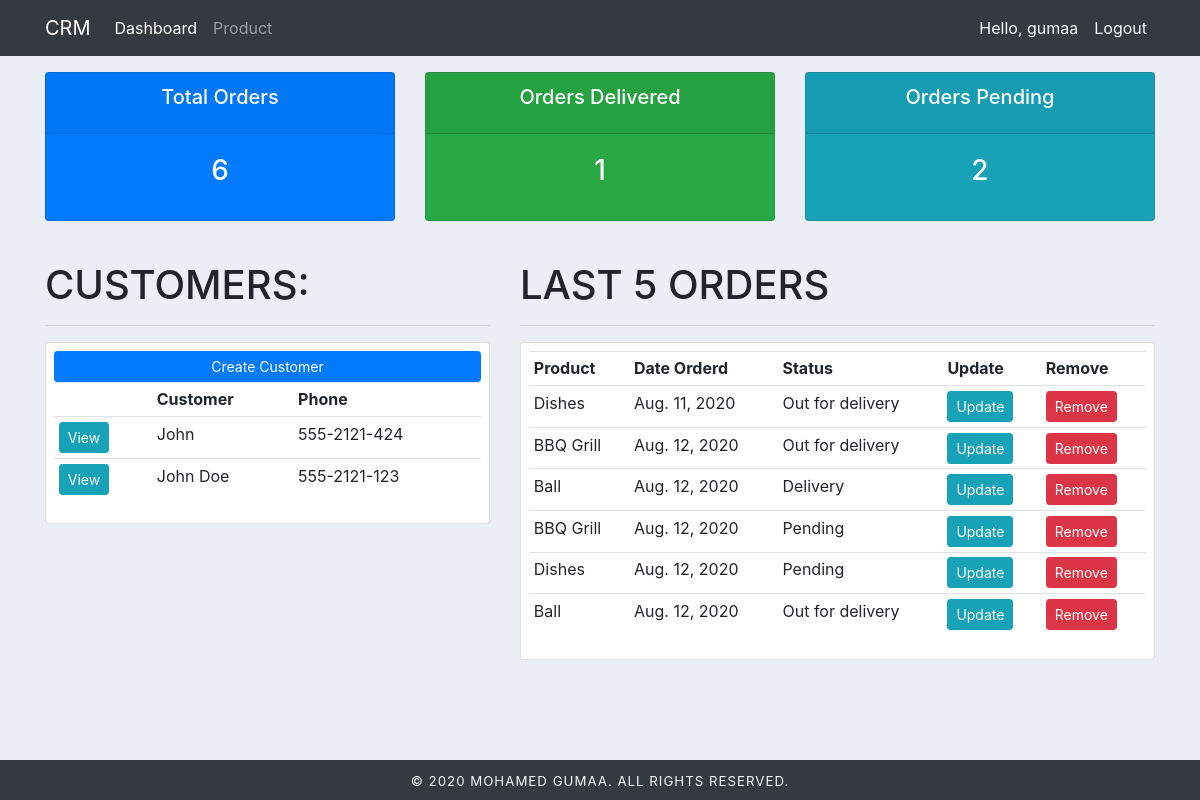
The app's page / (signed in), older data.
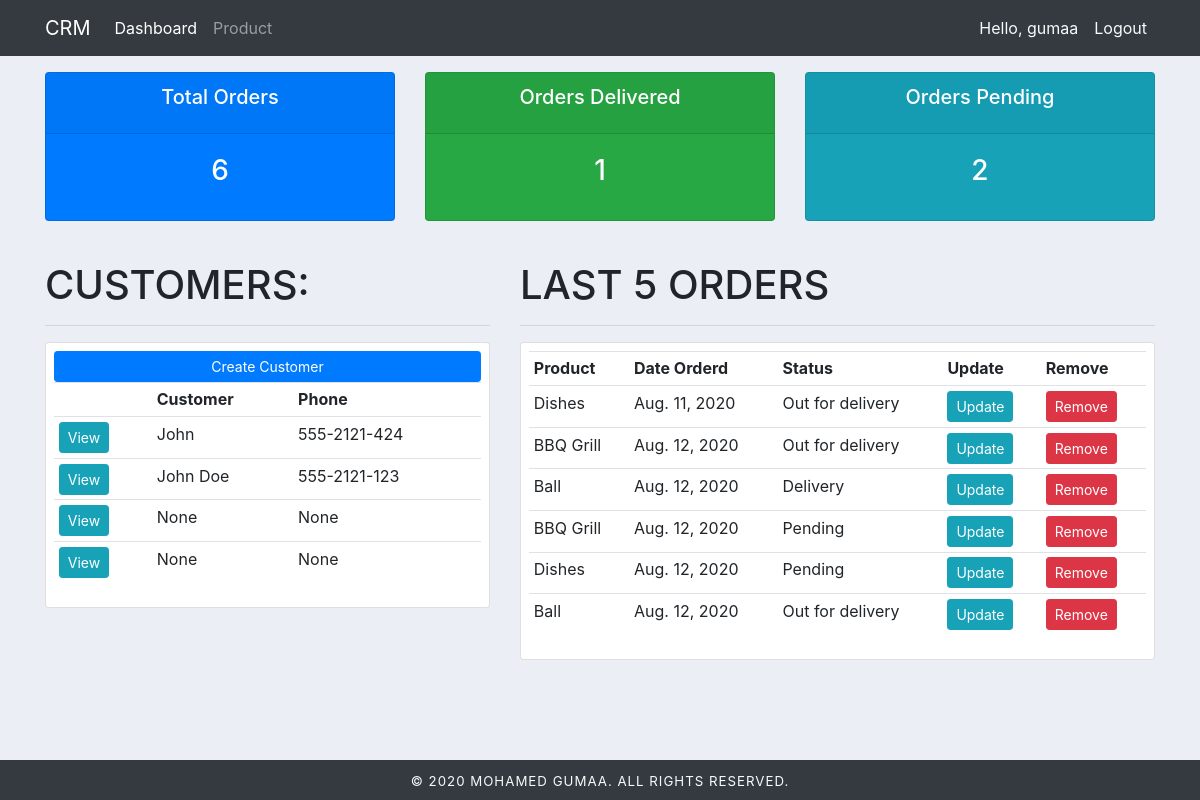
The same page, newer data.
### users/models.py (models this page shows, shortened)
class Customer(models.Model):
    user = models.OneToOneField(User, on_delete=models.CASCADE, null=True)
    name = models.CharField(max_length=200, null=True)
    phone = models.CharField(max_length=200, null=True)
    email = models.CharField(max_length=200, null=True)
    profile_pic = models.ImageField(null=True, blank=True)
    dated_created = models.DateField(auto_now_add=True, null=True)

class Order(models.Model):
    STATUS = (
        ('Pending', 'Pending'),
        ('Out for delivery', 'Out for delivery'),
        ('Delivery', 'Delivery')
    )
    customer = models.ForeignKey(Customer, on_delete=models.SET_NULL, null=True)
    product = models.ForeignKey(Product, on_delete=models.SET_NULL, null=True)
    status = models.CharField(max_length=200, null=True, choices=STATUS)
    dated_created = models.DateField(auto_now_add=True, null=True)
    note = models.CharField(max_length=200, null=True)

class Product(models.Model):
    CATEGORY = (
        ('Indoor', 'Indoor'),
        ('Outdoor', 'Outdoor')
    )
    name = models.CharField(max_length=200)
    price = models.FloatField(null=True)
    category = models.CharField(max_length=200, choices=CATEGORY)
    description = models.CharField(max_length=200, null=True, blank=True)
    dated_created = models.DateField(auto_now_add=True, null=True)
    tags = models.ManyToManyField(Tag)

### users/decorators.py (the view)
    def wrapper_func(request, *args, **kwargs):
        group = None
        if request.user.groups.exists():
            group = request.user.groups.all()[0].name
        if group == 'customer':
            return redirect('user-page')
        if group == 'admin':
            return view_func(request, *args, **kwargs)

### users/views.py (called while the page is built)
@login_required
@admin_only
def home(request):
    orders = Order.objects.all()
    customers = Customer.objects.all()
    context = {
        "title": "Home",
        "orders" : orders,
        "customers": customers,
        "total_customer": customers.count(),
        "total_orders" : orders.count(),
        "delivered": orders.filter(status='Delivery').count(),
        "pending": orders.filter(status='Pending').count(),
    }
    return render(request, 'users/dashboard.html', context)

### users/templates/users/dashboard.html
{% extends "users/base.html" %}
{% block content %}
    {% include 'users/status.html'%}
    <div class="mt-4">
        <div class="row">
            <div class="col-md-5">
                <h1>CUSTOMERS:</h1>
                <hr>
                <div class="card card-body p-2">
                    <a href="#" class="btn btn-primary btn-sm btn-block">Create Customer</a>
                    <table class="table table-sm">
                        <tr>
                            <th></th>
                            <th>Customer</th>
                            <th>Phone</th>
                        </tr>
                        {% for customer in customers %}
                            <tr>
                                <td><a class="btn btn-sm btn-info" href="{% url 'customer' customer.id %}">View</a></td>
                                <td>{{ customer.name }}</td>
                                <td>{{ customer.phone}}</td>
                            </tr>
                        {% endfor %}
                    </table>
                </div>
            </div>
            <div class="col-md-7">
                <h1>LAST 5 ORDERS</h1>
                <hr>
                <div class="card card-body p-2">
                    <table class="table table-sm">
                        <tr>
                            <th>Product</th>
                            <th>Date Orderd</th>
                            <th>Status</th>
                            <th>Update</th>
                            <th>Remove</th>
                        </tr>
                        {% for order in orders %}
                            <tr>
                                <td>{{ order.product.name}}</td>
                                <td>{{ order.dated_created}}</td>
                                <td>{{ order.status}}</td>
                                <td><a class="btn btn-sm btn-info" href="{% url 'update_order' order.id %}">Update</a></td>
                                <td><a class="btn btn-sm btn-danger" href="{% url 'delete_order' order.id %}">Remove</a></td>
                            </tr>
                        {% endfor %}
                    </table>
                </div>
            </div>
        </div>
    </div>
{% endblock %}

### users/templates/users/base.html (shortened to what this page needs)
{% load static %}
<!doctype html>
<html lang="en">
  <head>
    <link rel="stylesheet" href="https://stackpath.bootstrapcdn.com/bootstrap/4.5.2/css/bootstrap.min.css">
    <link rel="stylesheet" href="{% static '/css/main.css' %}"   ">
  </head>
  <body>
    <div id="showcase">
      {% include 'users/include/_navbar.html' %}
      <main class="container">
        {% block content %} {% endblock %}
      </main>
    </div>
    <footer class="bg-ligt bg-dark text-light text-center p-2">
      <span>&copy; 2020 MOHAMED GUMAA. ALL RIGHTS RESERVED.</span>
    </footer>
  </body>
</html>

### users/templates/users/include/_navbar.html (shortened to what this page needs)
<nav class="navbar navbar-expand-lg navbar-dark bg-dark">
  <div class="container">
    <a class="navbar-brand" href="{% url 'home' %}">CRM</a>
    <div class="collapse navbar-collapse" id="navbarNav">
      <ul class="navbar-nav">
        {% if user.is_staff %}
        <li class="nav-item active">
          <a class="nav-link" href="{% url 'home' %}">Dashboard</a>
        </li>
        <li class="nav-item">
          <a class="nav-link" href="{% url 'product' %}">Product</a>
        </li>
        {% else %}
          <li class="nav-item">
          <a class="nav-link" href="{% url 'account' %}">Account</a>
        </li>
        {% endif %}
      </ul>
      <ul class="navbar-nav ml-auto">
        {% if user.is_authenticated %}
          <li class="nav-item">
            <span class="nav-link text-light">Hello, {{ user.username }}</span>
          </li>
           <li class="nav-item">
            <a class="nav-link text-light" href="{% url 'logout' %}">Logout</a>
          </li>
        {% endif %}
      </ul>
    </div>
  </div>
</nav>

### users/templates/users/status.html
<div class="mt-3 status-box">
    <div class="row">
        <div class="col">
            <div class="col-md">
                <div class="card text-center bg-primary text-white  mb-3" id="total-orders">
                    <div class="card-header">
                        <h5 class="card-title">Total Orders</h5>
                    </div>
                    <div class="card-body">
                        <h3 class="card-title">{{ total_orders }}</h3>
                    </div>
                </div>
            </div>
        </div>
        <div class="col">
            <div class="col-md">
                <div class="card text-center bg-success text-white  mb-3" id="orders-delivered">
                    <div class="card-header">
                        <h5 class="card-title">Orders Delivered</h5>
                    </div>
                    <div class="card-body">
                        <h3 class="card-title">{{ delivered }}</h3>
                    </div>
                </div>
            </div>
        </div>
        <div class="col">
            <div class="col-md">
                <div class="card text-center bg-info text-white  mb-3" id="orders-pending">
                    <div class="card-header">
                        <h5 class="card-title">Orders Pending</h5>
                    </div>
                    <div class="card-body">
                        <h3 class="card-title">{{ pending }}</h3>
                    </div>
                </div>
            </div>
        </div>
    </div>
</div>

### static/css/main.css (style rules this page uses)
body { margin: 0; padding: 0; background-color: #ebeff5; }
#showcase { min-height: calc(100vh - 40px); }
.status-box .col { padding: 0 !important; }
.status-box .col:last-child { padding-right: 15px; }
footer { height: 40px; }
footer span { font-size: 0.83rem; line-height: 1.2; letter-spacing: 0.0625rem !important; text-transform: uppercase; }

Row changes from the older to the newer data that the page shows:
added Customer: name "None", phone "None"
added Customer: name "None", phone "None"
